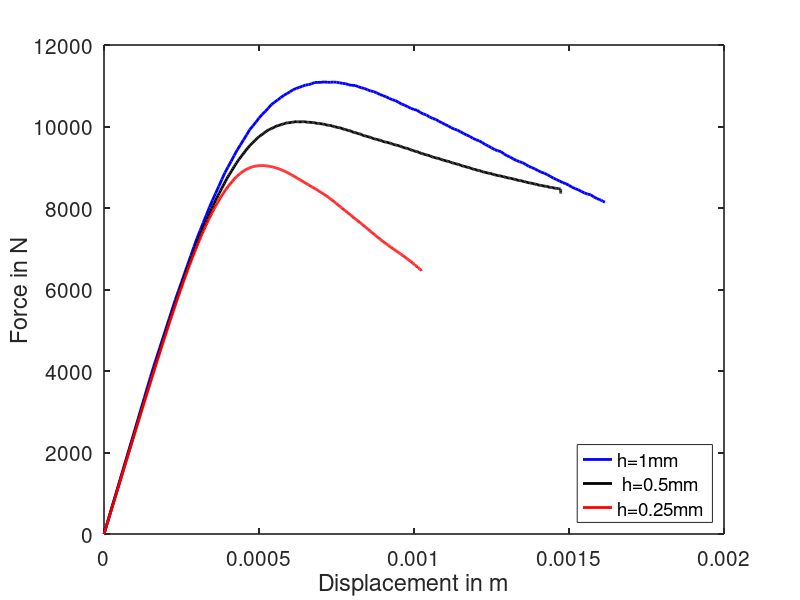

Write MATLAB code to recreate this figure.
A=load('1ux.txt');
displacement1= A(:,2);

B = load('1fx.txt');
force1 = B(:,2);

C=load('0.5ux.txt');
displacement05 = C(:,2);

D= load('0.5fx.txt');
force05= D(:,2);

E=load('0.25ux.txt');
displacement025= E(:,2);

F= load('0.25fx.txt');
force025 = F(:,2);




figure(1,'position',[50,50,1300,950])
plot(displacement1,force1,'b-',"linewidth", 2) 

hold on
plot(displacement05,force05,'k-',"linewidth", 2)

hold on
plot(displacement025,force025,'r-',"linewidth", 2) 
legend('h=1mm',' h=0.5mm','h=0.25mm','Location','SouthEast', "fontsize", 15)
set(gca, "linewidth",1.2, "fontsize", 15)


xlabel('Displacement in m', "fontsize", 17)
ylabel('Force in N', "fontsize", 17)
